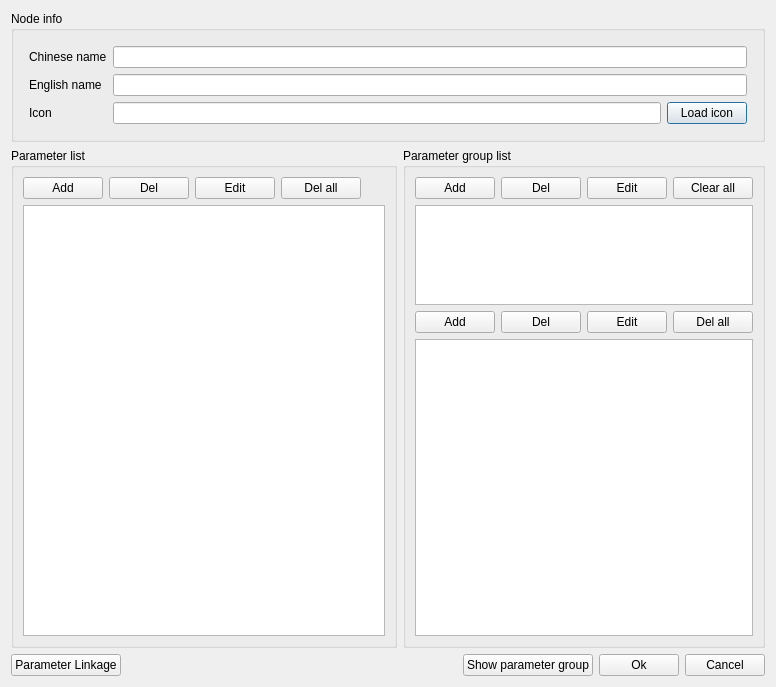
<?xml version="1.0" encoding="UTF-8"?>
<ui version="4.0">
 <class>EditorDescripttionSetup</class>
 <widget class="QDialog" name="EditorDescripttionSetup">
  <property name="geometry">
   <rect>
    <x>0</x>
    <y>0</y>
    <width>776</width>
    <height>687</height>
   </rect>
  </property>
  <property name="windowTitle">
   <string>Dialog</string>
  </property>
  <layout class="QGridLayout" name="gridLayout_5">
   <item row="0" column="0" colspan="2">
    <widget class="QGroupBox" name="groupBox">
     <property name="title">
      <string>Node info</string>
     </property>
     <layout class="QGridLayout" name="gridLayout">
      <item row="3" column="1">
       <layout class="QGridLayout" name="gridLayout_4">
        <property name="leftMargin">
         <number>6</number>
        </property>
        <property name="topMargin">
         <number>6</number>
        </property>
        <property name="rightMargin">
         <number>6</number>
        </property>
        <property name="bottomMargin">
         <number>6</number>
        </property>
        <item row="0" column="0">
         <widget class="QLabel" name="lbl_chnName">
          <property name="text">
           <string>Chinese name</string>
          </property>
         </widget>
        </item>
        <item row="0" column="1" colspan="2">
         <widget class="QLineEdit" name="txtChineseName"/>
        </item>
        <item row="1" column="0">
         <widget class="QLabel" name="lbl_engName">
          <property name="text">
           <string>English name</string>
          </property>
         </widget>
        </item>
        <item row="1" column="1" colspan="2">
         <widget class="QLineEdit" name="txtEnglishName"/>
        </item>
        <item row="2" column="0">
         <widget class="QLabel" name="lbl_icon">
          <property name="text">
           <string>Icon</string>
          </property>
         </widget>
        </item>
        <item row="2" column="1">
         <widget class="QLineEdit" name="txtIcon"/>
        </item>
        <item row="2" column="2">
         <widget class="QPushButton" name="btnLoadIcon">
          <property name="text">
           <string>Load icon</string>
          </property>
         </widget>
        </item>
       </layout>
      </item>
     </layout>
    </widget>
   </item>
   <item row="1" column="0">
    <widget class="QGroupBox" name="groupBox_2">
     <property name="title">
      <string>Parameter list</string>
     </property>
     <layout class="QGridLayout" name="gridLayout_2">
      <item row="0" column="0">
       <layout class="QHBoxLayout" name="horizontalLayout_4">
        <item>
         <widget class="QPushButton" name="btnAdd_s">
          <property name="text">
           <string>Add</string>
          </property>
         </widget>
        </item>
        <item>
         <widget class="QPushButton" name="btnDel_s">
          <property name="text">
           <string>Del</string>
          </property>
         </widget>
        </item>
        <item>
         <widget class="QPushButton" name="btnEdit_s">
          <property name="text">
           <string>Edit</string>
          </property>
         </widget>
        </item>
        <item>
         <widget class="QPushButton" name="btnDelAll_s">
          <property name="text">
           <string>Del all</string>
          </property>
         </widget>
        </item>
        <item>
         <spacer name="horizontalSpacer_2">
          <property name="orientation">
           <enum>Qt::Horizontal</enum>
          </property>
          <property name="sizeHint" stdset="0">
           <size>
            <width>40</width>
            <height>20</height>
           </size>
          </property>
         </spacer>
        </item>
       </layout>
      </item>
      <item row="1" column="0">
       <widget class="QTableWidget" name="tableWidget_PList"/>
      </item>
     </layout>
    </widget>
   </item>
   <item row="1" column="1">
    <widget class="QGroupBox" name="groupBox_3">
     <property name="title">
      <string>Parameter group list</string>
     </property>
     <layout class="QGridLayout" name="gridLayout_3">
      <item row="3" column="0">
       <layout class="QHBoxLayout" name="horizontalLayout_6">
        <item>
         <widget class="QPushButton" name="btnAdd_S_G">
          <property name="text">
           <string>Add</string>
          </property>
         </widget>
        </item>
        <item>
         <widget class="QPushButton" name="btnDel_S_G">
          <property name="text">
           <string>Del</string>
          </property>
         </widget>
        </item>
        <item>
         <widget class="QPushButton" name="btnEdit_S_G">
          <property name="text">
           <string>Edit</string>
          </property>
         </widget>
        </item>
        <item>
         <widget class="QPushButton" name="btnClearAll_S_G">
          <property name="text">
           <string>Del all</string>
          </property>
         </widget>
        </item>
       </layout>
      </item>
      <item row="2" column="0">
       <widget class="QTableWidget" name="tableWidget_GList">
        <property name="maximumSize">
         <size>
          <width>16777215</width>
          <height>100</height>
         </size>
        </property>
       </widget>
      </item>
      <item row="4" column="0">
       <widget class="QTableWidget" name="tableWidget_GPList"/>
      </item>
      <item row="1" column="0">
       <layout class="QHBoxLayout" name="horizontalLayout_5">
        <item>
         <widget class="QPushButton" name="btnAdd_G">
          <property name="text">
           <string>Add</string>
          </property>
         </widget>
        </item>
        <item>
         <widget class="QPushButton" name="btnDel_G">
          <property name="text">
           <string>Del</string>
          </property>
         </widget>
        </item>
        <item>
         <widget class="QPushButton" name="btnEdit_G">
          <property name="text">
           <string>Edit</string>
          </property>
         </widget>
        </item>
        <item>
         <widget class="QPushButton" name="btnClearAll_G">
          <property name="text">
           <string>Clear all</string>
          </property>
         </widget>
        </item>
       </layout>
      </item>
     </layout>
    </widget>
   </item>
   <item row="2" column="0" colspan="2">
    <layout class="QHBoxLayout" name="horizontalLayout_7">
     <item>
      <widget class="QPushButton" name="parameterLinkagePBtn">
       <property name="text">
        <string>Parameter Linkage</string>
       </property>
      </widget>
     </item>
     <item>
      <widget class="QLabel" name="lbl_info">
       <property name="styleSheet">
        <string notr="true">color: rgb(255, 0, 0);</string>
       </property>
       <property name="text">
        <string/>
       </property>
      </widget>
     </item>
     <item>
      <spacer name="horizontalSpacer">
       <property name="orientation">
        <enum>Qt::Horizontal</enum>
       </property>
       <property name="sizeHint" stdset="0">
        <size>
         <width>40</width>
         <height>20</height>
        </size>
       </property>
      </spacer>
     </item>
     <item>
      <widget class="QPushButton" name="btnShowParameterGroup">
       <property name="text">
        <string>Show parameter group</string>
       </property>
      </widget>
     </item>
     <item>
      <widget class="QPushButton" name="btnOk">
       <property name="sizePolicy">
        <sizepolicy hsizetype="Minimum" vsizetype="Preferred">
         <horstretch>0</horstretch>
         <verstretch>0</verstretch>
        </sizepolicy>
       </property>
       <property name="maximumSize">
        <size>
         <width>16777215</width>
         <height>16777215</height>
        </size>
       </property>
       <property name="text">
        <string>Ok</string>
       </property>
      </widget>
     </item>
     <item>
      <widget class="QPushButton" name="btnCancel">
       <property name="sizePolicy">
        <sizepolicy hsizetype="Minimum" vsizetype="Maximum">
         <horstretch>0</horstretch>
         <verstretch>0</verstretch>
        </sizepolicy>
       </property>
       <property name="maximumSize">
        <size>
         <width>16777215</width>
         <height>16777215</height>
        </size>
       </property>
       <property name="text">
        <string>Cancel</string>
       </property>
      </widget>
     </item>
    </layout>
   </item>
  </layout>
 </widget>
 <resources/>
 <connections/>
</ui>
